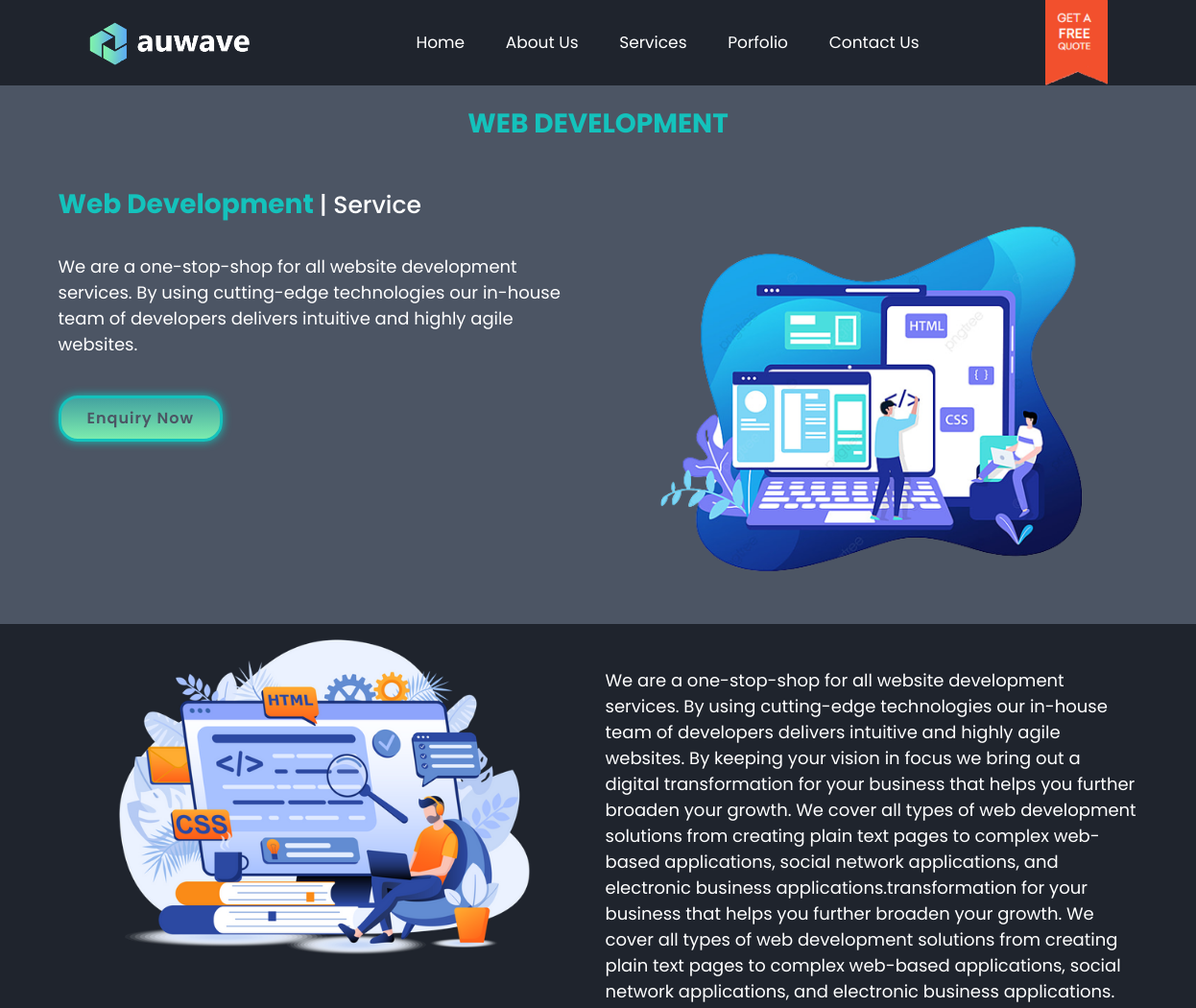
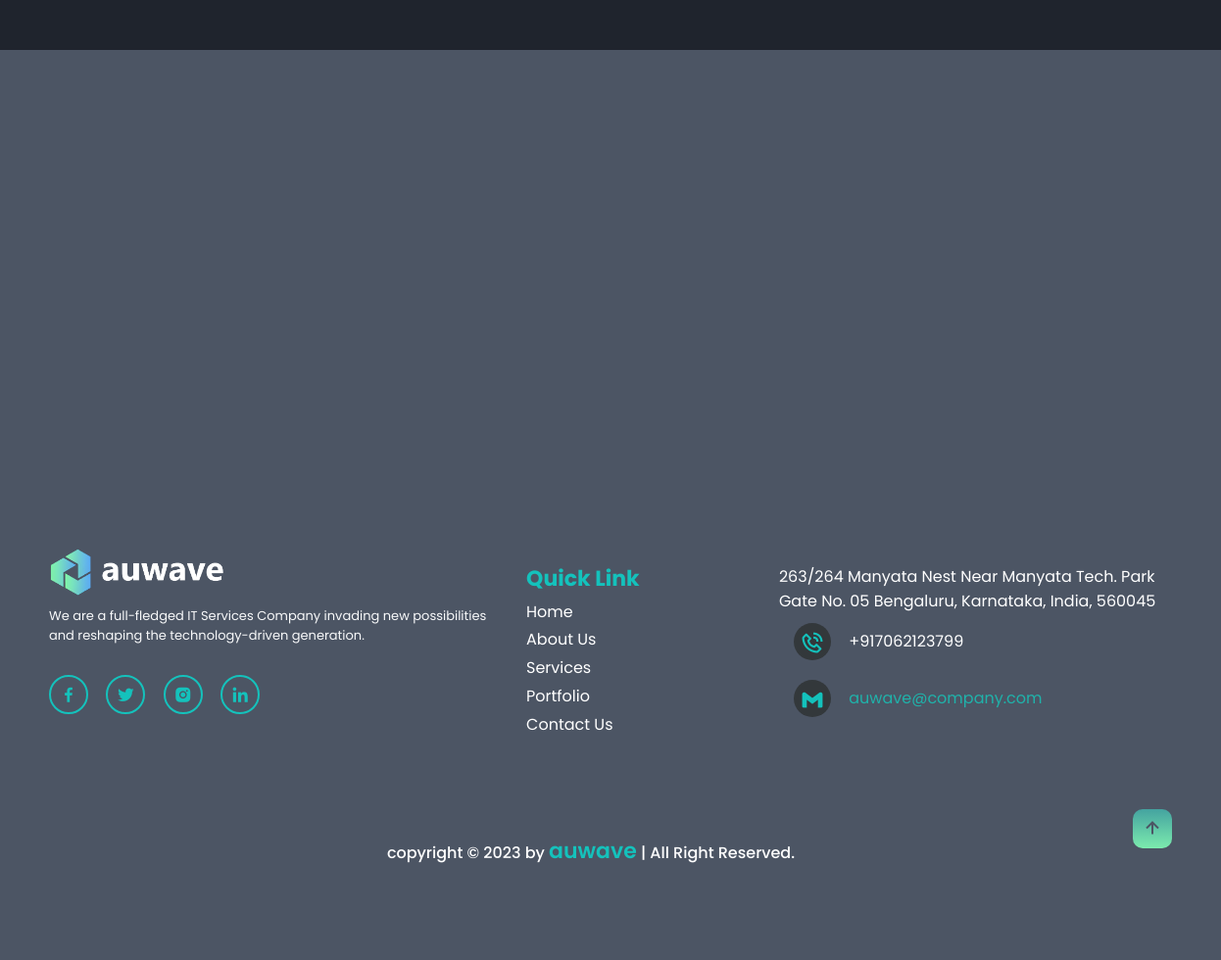
The app's page /read_more/2 with its own data (2 pictures, top to bottom).
### website/models.py (models this page shows)
class Services(models.Model):
    icon = models.CharField(max_length=255)
    title = models.CharField(max_length=255)
    discription = models.CharField(max_length=255)

class AuwaveDetails(models.Model):
    facebook = models.CharField(max_length=255)
    twitter = models.CharField(max_length=255)
    instagram = models.CharField(max_length=255)
    linkedin = models.CharField(max_length=255)
    number = models.IntegerField()
    address = models.CharField(max_length=255)
    email = models.CharField(max_length=255)
    discription = models.CharField(max_length=255)

### website/views.py (the view)
# urls.py: path("read_more/<id>", views.read_more, name="read_more"),
def read_more(request, id):
    services = Services.objects.filter(id=id)
    auwavedetails = AuwaveDetails.objects.all()
    data = {
        "title": "auwave | Home",
        "auwavedetails": auwavedetails,
        "services": services,
    }
    return render(request, "read_more.html", {"data": data})

### website/templates/read_more.html (shortened to what this page needs)
<!DOCTYPE html>
<html lang="en">
<head>
  {% include "head_link.html" %}
</head>
<body>
{% include "header.html" %}
{% for i in data.services %}
    <div class="container-fluid light" style="margin-top: 82px;">
        <h1 class="text-center p-5 list-unstyled TextFloatTop"><span style="text-transform:uppercase;">{{ i.title }}</span></h1>
        <div class="container">
            <div class="row">
                <div class="col-lg-6 py-4">
                    <h1 class="TextFloatRight">
                        <span>{{ i.title }} </span>| Service
                    </h1>
                    <p class="TextFloatLeft py-5" style="font-size: 18px;">{{ i.discription }}</p>
                    <a href="" class="TextFloatLeft btnn me-3">Enquiry Now</a>
                </div>
                <div class="col-lg-6">
                    <div class="row">
                        <img class="ImageFloatButtom m-auto" src="/static/images/web_development-removebg-preview.png"
                            style="width: 85%; ">
                    </div>
                </div>
            </div>
        </div>
    </div>
    <div class="container-fluid dark">
        <div class="container">
            <div class="row">
                <div class="col-lg-6 ">
                    <div class="row">
                        <img class="ImageFloatLeft m-auto" src="/static/images/web-development-programming-4315061-3610795.png"
                            style="width: 85%; ">
                    </div>
                </div>
                <div class="col-lg-6 py-4">
                    <p class="py-5 TextFloatRight" style="font-size: 18px;">We are a one-stop-shop for all website
                        development
                        services. By using cutting-edge technologies
                        our in-house team of
                        developers delivers intuitive and highly agile websites. By keeping your vision in focus we
                        bring out a digital
                        transformation for your business that helps you further broaden your growth. We cover all
                        types
                        of web development
                        solutions from creating plain text pages to complex web-based applications, social network
                        applications, and electronic
                        business applications.transformation for your business that helps you further broaden your
                        growth. We cover all types
                        of web development
                        solutions from creating plain text pages to complex web-based applications, social network
                        applications, and electronic
                        business applications.</p>
                </div>
            </div>
        </div>
    </div>
    <div class="container-fluid light">
        <div class="container">
            <div class="row">
                <div class="col-lg-6 py-4">
                </div>
                <div class="col-lg-6">
                    <div class="row">
                    </div>
                </div>
            </div>
        </div>
    </div>
       {% include "footer.html" %}
{% endfor %}
</body>
</html>

### website/templates/head_link.html (shortened to what this page needs)
    <link href='https://unpkg.com/boxicons@2.1.4/css/boxicons.min.css' rel='stylesheet'>
    <link rel="stylesheet" href="/static/css/style.css">
   <link rel="stylesheet" href="/static/css/bootstrap.css">
    <link
  rel="stylesheet"
  href="https://cdnjs.cloudflare.com/ajax/libs/font-awesome/6.2.1/css/all.min.css"
/>
    <link rel="stylesheet" href="https://cdnjs.cloudflare.com/ajax/libs/font-awesome/4.7.0/css/font-awesome.min.css">
    <link rel="stylesheet" href="https://cdnjs.cloudflare.com/ajax/libs/OwlCarousel2/2.3.4/assets/owl.carousel.min.css">
    <link rel="stylesheet"
        href="https://cdnjs.cloudflare.com/ajax/libs/OwlCarousel2/2.3.4/assets/owl.theme.default.css">

### website/templates/header.html (shortened to what this page needs)
    <div class="header">
        <a href="{% url 'home' %}"><img class="header_logo" src="/static/images/Untitled.png" alt="This is logo"></a>
        <nav class="navbar">
            <a href="{% url 'home' %}">Home</a>
            <a href="{% url 'about' %}">About Us</a>
            <a href="{% url 'services' %}">Services</a>
            <a href="{% url 'portfolio' %}">Porfolio</a>
            <a href="{% url 'contact' %}">Contact Us</a>
        </nav>
        <a href="{% url 'get_quote' %}"><img class="quote ImageFloatTop" src="/static/images/get_quote.png"></a>
    </div>

### website/templates/footer.html (shortened to what this page needs)
    <footer class="footer footer-distributed">
        {% for i in data.auwavedetails %}
        <div class="footer-left">
            <h3><a href="{% url 'home' %}"><img src="/static/images/Untitled.png"></a></h3>
            <p class="footer-company-about text-light">
               {{ i.discription }}
            </p>
            <div class="social-media">
                <a href="{{ i.facebook }}" target="_blank"><i class='bx bxl-facebook'></i></a>
                <a href="{{ i.twitter }}" target="_blank"><i class='bx bxl-twitter'></i></a>
                <a href="{{ i.instagram }}" target="_blank"><i class='bx bxl-instagram-alt'></i></a>
                <a href="{{ i.linkedin }}" target="_blank"><i class='bx bxl-linkedin'></i></a>
            </div>
        </div>
        <div class="footer-right">
            <p class="footer-links">
                <a href="{% url 'home' %}" ><span style="font-size:22px;">Quick Link</span></a>
                <a href="{% url 'home' %}" class="link-1">Home</a>
                <a href="{% url 'about' %}">About Us</a>
                <a href="{% url 'services' %}">Services</a>
                <a href="{% url 'portfolio' %}">Portfolio</a>
                <a href="{% url 'contact' %}">Contact Us</a>
            </p>
        </div>
        <div class="footer-center">
            <div>
                <p>{{ i.address }}</p>
            </div>
            <div>
<i class='bx bx-phone-call' style='color:#14c2bc'></i>
                <p>+{{ i.number }}</p>
            </div>
            <div>
                <i class='bx bxl-gmail' style='color:#14c2bc' ></i>
                <p><a href="{{ i.email }}">auwave@company.com</a></p>
            </div>
        </div>
{% endfor %}
        <div class="footer-text py-5">
            <p>copyright &copy; 2023 by <a href="{% url 'home' %}"><span>auwave</span></a> | All Right Reserved.</p>
        </div>
        <div class="footer-iconTop py-5">
            <a href="#"><i class="bx bx-up-arrow-alt"></i></a>
        </div>
    </footer>

### website/static/css/style.css (style rules this page uses)
* { margin: 0; padding: 0; box-sizing: border-box; text-decoration: none; border: none; outline: none; scroll-behavior: smooth; font-family: 'Poppins', sans-serif; }
.dark { background-color: #1f242d; }
.light { background-color: #4c5564; }
:root { --bg-color: #1f242d; --second-bg-color: #4c5564; --text-color: #fff; --main-color: linear-gradient(#44a3a0, #7cebae); --border-color: #14c2bc; }
html { font-size: 62.5%; overflow-x: hidden; }
body { background: var(--bg-color); color: var(--text-color); }
.header { position: fixed; top: 0; left: 0; width: 100%; padding: 2rem 9%; background: var(--bg-color); display: flex; justify-content: space-between; align-items: center; z-index: 1; }
.header a .header_logo { width: 170px; }
.header img { width: 180px; }
.header a img { width: 65px; margin: -20px; }
.navbar a { font-size: 1.7rem; color: var(--text-color); margin-left: 4rem; transition: .3s; }
span { color: var(--border-color); font-size: 28px; font-weight: 700; }
.social-media a { display: inline-flex; justify-content: center; align-items: center; width: 4rem; height: 4rem; background: transparent; border: .2rem solid var(--border-color); border-radius: 50%; font-size: 2rem; color: var(--border-color); margin: 3rem 1.5rem 3rem 0; transition: .5s ease; }
.btnn { display: inline-block; padding: .9rem 2.7rem; background: var(--main-color); border-radius: 2rem; box-shadow: 0 0 1rem var(--border-color); border: solid 3px var(--border-color); font-size: 1.6rem; color: var(--second-bg-color); letter-spacing: .1rem; font-weight: 600; transition: .6s ease; }
.footer { display: flex; justify-content: space-between; align-items: center; flex-wrap: wrap; padding: 2rem 9%; background: var(--second-bg-color); }
.footer-text { margin: auto; }
.footer-text p { padding-top: 55px; font-size: 1.6rem; font-weight: 500; }
.footer-text p span { font-size: 2.2rem; font-weight: 600; }
.footer-iconTop a { display: inline-flex; justify-content: center; align-items: center; padding: .8rem; background: var(--main-color); border-radius: 1rem; transition: .5s ease; }
.footer-iconTop a i { font-size: 2.4rem; color: var(--second-bg-color); }
.footer-distributed { background: var(--second-bg-color); box-shadow: 0 1px 1px 0 rgba(0, 0, 0, 0.12); box-sizing: border-box; width: 100%; text-align: left; font: bold 16px sans-serif; padding: 55px 50px; }
.footer-left h3 a img { width: 180px; padding-bottom: 10px; }
.footer-distributed .footer-left, .footer-distributed .footer-center, .footer-distributed .footer-right { display: inline-block; vertical-align: top; }
.footer-distributed .footer-left { width: 40%; }
.footer-distributed h3 { color: #ffffff; font: normal 36px 'Open Sans', cursive; margin: 0; }
.footer-distributed .footer-links { color: #ffffff; margin: 20px 0 12px; padding: 0; }
.footer-distributed .footer-links a { display: flex; line-height: 1.8; font-weight: 400; text-decoration: none; color: inherit; }
.footer-distributed .footer-center { width: 35%; }
.footer-distributed .footer-center i { background-color: #33383b; color: #ffffff; font-size: 25px; width: 38px; height: 38px; border-radius: 50%; text-align: center; line-height: 42px; margin: 10px 15px; vertical-align: middle; }
.footer-distributed .footer-center p { display: inline-block; color: #ffffff; font-weight: 400; vertical-align: middle; margin: 0; }
.footer-distributed .footer-center p a { color: lightseagreen; text-decoration: none; ; }
.footer-distributed .footer-links a:before { font-weight: 300; font-size: 20px; left: 0; color: #fff; display: inline-block; padding-right: 5px; float: left; }
.footer-distributed .footer-links .link-1:before { content: none; }
.footer-distributed .footer-right { width: 20%; }
.footer-distributed .footer-company-about { line-height: 20px; color: #92999f; font-size: 13px; font-weight: normal; margin: 0; }

### records on screen
Services: title "WEB DEVELOPMENT", title "Web Development", discription "We are a one-stop-shop for all website development services. By using cutting-edge technologies our in-house team of developers delivers intuitive and highly agile websites."
AuwaveDetails: discription "We are a full-fledged IT Services Company invading new possibilities and reshaping the technology-driven generation.", address "263/264 Manyata Nest Near Manyata Tech. Park Gate No. 05 Bengaluru, Karnataka, India, 560045", number "917062123799"
